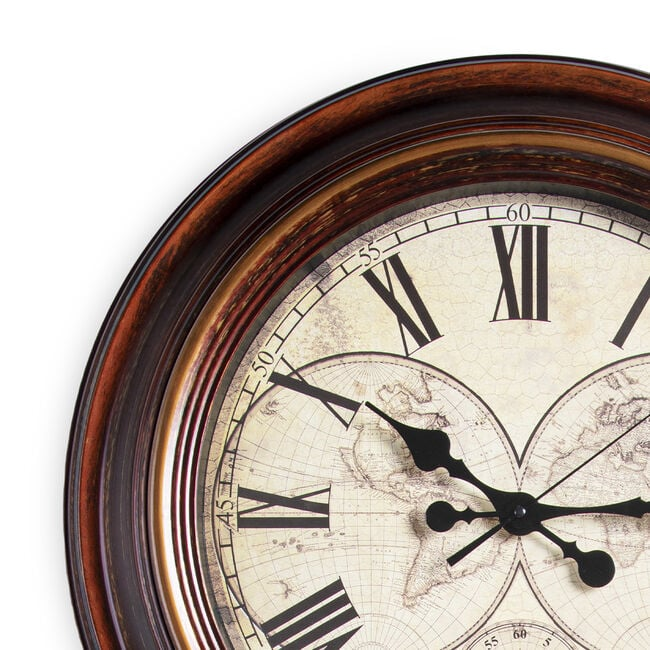
#> input picture images-videos/clock1.jpg, 650 x 650 px
$ jupyter execute '1.apply DFT with scipy.ipynb'
#> lines starting #> are read from the running program, lines starting #| are printed output that depends on the picture; long printed decimals are rounded
<p style="font-family:Bookman Old Style;font-size:27px; text-align:center">Discrete Fourier Transform(DFT)</p>

<div style="margin:0 130px 0 30px;text-align:justify"><p style="font-family:Source Sans Pro;font-size:20px">The basic idea behind the Fourier transform method is that an image can be thought of as a 2D function, f, that can be expressed as a weighted sum of sines and cosines (Fourier basic functions) along two dimensions.</p></div>

<div style="margin:0 130px 0 30px;text-align:justify"><p style="font-family:Source Sans Pro;font-size:20px">We can transition from a set of grayscale pixel values in the image (spatial/time domain) to
 a set of Fourier coefficients (frequency domain) using the DFT, and it is discrete since the
 spatial and the transform variables to be used can only take a set of discrete consecutive
 integer values (typically the locations of a 2D array representing the image).
 In a similar way, the frequency domain 2D array of Fourier coefficients can be converted
 back into the spatial domain using the Inverse Discrete Fourier Transform (IDFT), which
 is also known as reconstruction of the image using the Fourier coefficients.</p></div>

<p style="font-family:Bookman Old Style;font-size:27px">The Fast Fourier Transform algorithm to compute the DFT</p>

<div style="margin:0 130px 0 30px;text-align:justify"><p style="font-family:Source Sans Pro;font-size:20px">The Fast Fourier Transform (FFT) is a divide and conquer algorithm to recursively compute the DFT much quicker (with O(N.log2N) time complexity) than the much slower O(N2) naive computation for an n x n image. In Python, both the numpy and scipy libraries provide functions to compute 2D DFT/IDFT using the FFT algorithm. Let's see a few examples.</p></div>

<p style="font-family:Bookman Old Style;font-size:27px">Import libraries</p>

[cell 1]
from PIL import Image
import numpy as np
import scipy.fftpack as fp
import matplotlib.pyplot as plt

<p style="font-family:Bookman Old Style;font-size:27px">Calculates the Signal-to-Noise Ratio (SNR) for an image</p>

[cell 2]
def calc_snr(image):
    signal = np.mean(image)  # mean of the signal
    noise = np.std(image)
    if noise != 0:
        return signal / noise
    else:
        return 0

<p style="font-family:Bookman Old Style;font-size:27px">Loading the image</p>

[cell 3]
img = Image.open('../images-videos/clock1.jpg')
#> img is the input picture: PIL image 650x650 RGB; mean R, G, B 179.9, 168, 159.8

<p style="font-family:Bookman Old Style;font-size:27px">Converting image to Grayscale</p>

[cell 4]
img = img.convert('L')
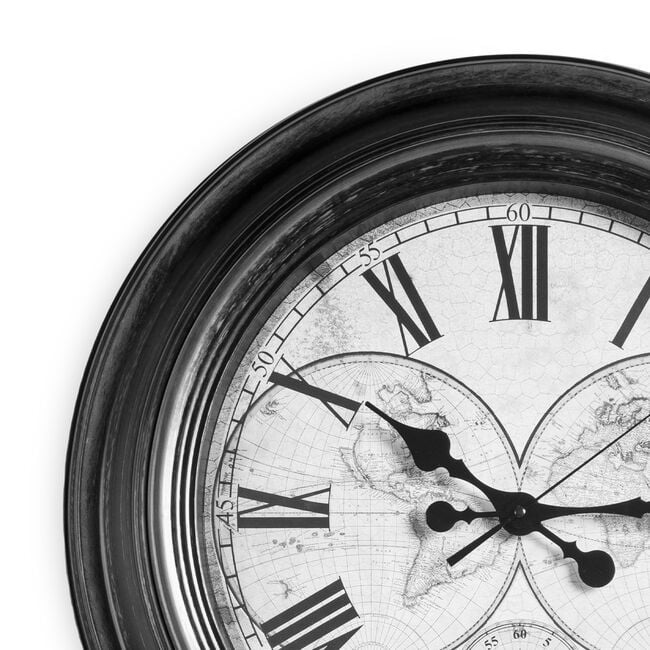
#> img: PIL image 650x650 L; min 1, max 255, mean 170.6
im = np.array(img)

<div style="margin:0 130px 0 30px;text-align:justify"><p style="font-family:Source Sans Pro;font-size:20px">The grayscale image is then converted to a NumPy array for further numerical operations.</p></div>

<p style="font-family:Bookman Old Style;font-size:27px">Calculating the SNR of the original image</p>

[cell 5]
snr_img = calc_snr(im)
#> in calc_snr, `signal = np.mean(image)`: signal = 170.6
#> in calc_snr, `noise = np.std(image)`: noise = 88.41
#> snr_img = 1.93

<p style="font-family:Bookman Old Style;font-size:27px">Computing the FFT of the image</p>

[cell 6]
freq_img = fp.fft2(im)

<p style="font-family:Bookman Old Style;font-size:27px">Reconstructing the image using IFFT</p>

[cell 7]
new_img = fp.ifft2(freq_img).real

<p style="font-family:Bookman Old Style;font-size:27px">Calculating the SNR of the reconstructed image</p>

[cell 8]
snr_newImg = calc_snr(new_img)
#> snr_newImg = 1.93

<p style="font-family:Bookman Old Style;font-size:27px">Visualizing the image</p>

[cell 9]
plt.figure(figsize=(10, 5))
plt.subplot(121)
plt.imshow(img, cmap='gray')
plt.title('Original Image', size=17)
plt.axis('off')
print('SNR for original image is: ', snr_img)
#| SNR for original image is:  1.930

plt.subplot(122)
plt.imshow(new_img, cmap='gray')
plt.title('Reconstructed Image', size=17)
plt.axis('off')
print('SNR for reconstructed image is: ', snr_newImg)
#| SNR for reconstructed image is:  1.930
plt.show()
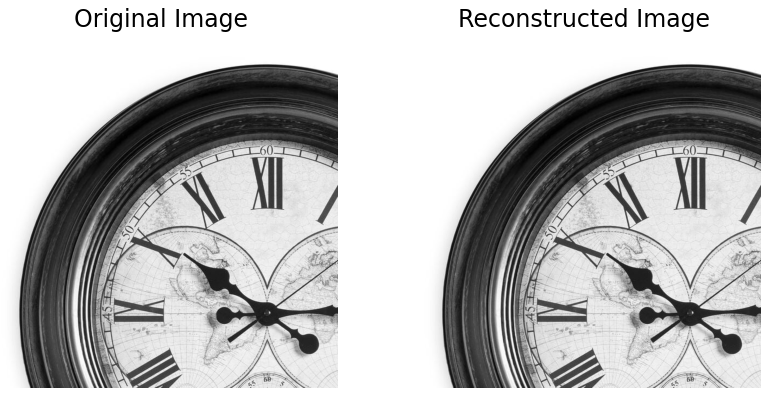
#> figure drawn by matplotlib, 2 panels

$ run again, with images-videos/GreekAlphabet.jpg copied over images-videos/clock1.jpg
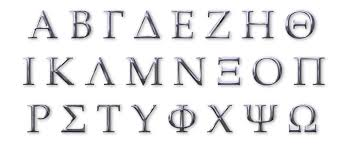
#> input picture images-videos/GreekAlphabet.jpg, 342 x 147 px
#> img is the input picture: PIL image 342x147 RGB; mean R, G, B 234.8, 234.5, 235.7
#> img: PIL image 342x147 L
#> signal = 234.7
#> noise = 45
#> snr_img = 5.22
#| SNR for original image is:  5.216
#| SNR for reconstructed image is:  5.216
#> `plt.show()`:
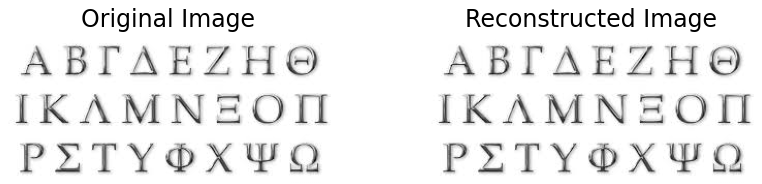
#> figure drawn by matplotlib, 2 panels

$ run again, with images-videos/bitwise-operations.jpg copied over images-videos/clock1.jpg
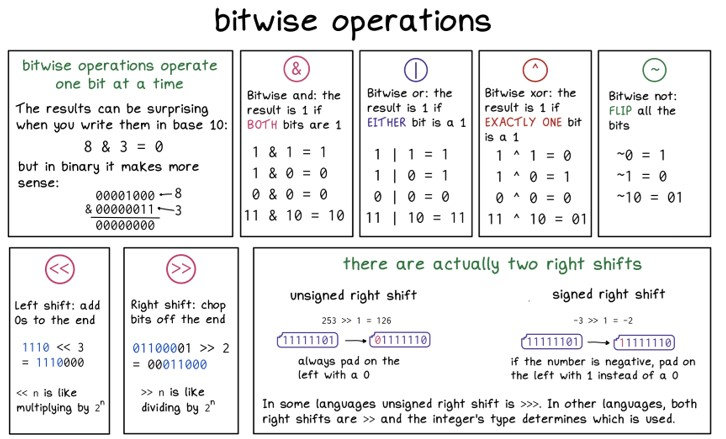
#> input picture images-videos/bitwise-operations.jpg, 726 x 439 px
#> img is the input picture: PIL image 726x439 RGB; mean R, G, B 234.8, 234.9, 235
#> img: PIL image 726x439 L
#> signal = 234.8
#> noise = 52.35
#> snr_img = 4.49
#| SNR for original image is:  4.486
#| SNR for reconstructed image is:  4.486
#> `plt.show()`:
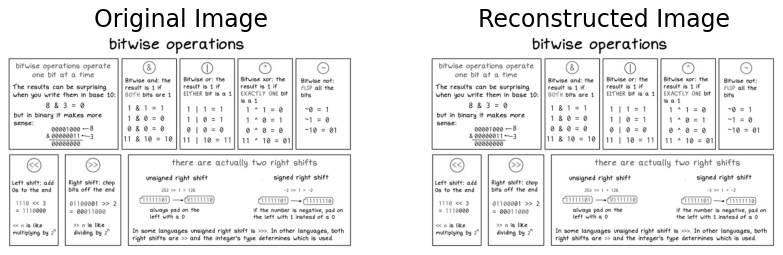
#> figure drawn by matplotlib, 2 panels
